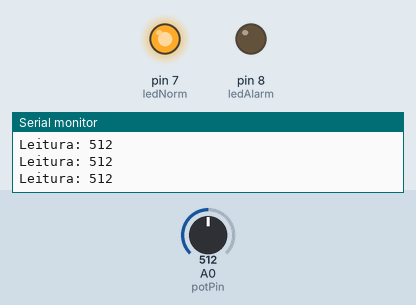
A sketch run on a simulated Arduino Uno, built with avr-gcc and run on an emulated ATmega328P. On the bench: output pins drawn as LEDs (lit = HIGH), the last lines printed to the serial monitor. Dashed ring = blinking. The test bench sets the inputs (shaded band); at power-on: A0 (potPin) = 512.

Above: at 1.2 s.
1.3 s: A0 (potPin) set to 785
2.8 s: A0 (potPin) set to 812
At 2.98 s:
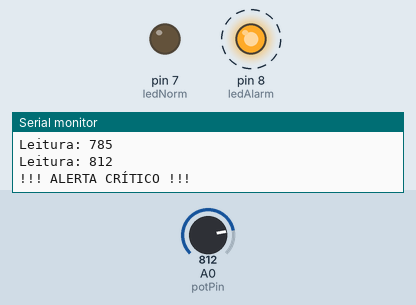
5.8 s: A0 (potPin) set to 790
At 6.5 s:
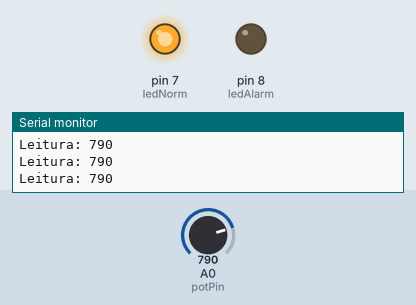
7.3 s: A0 (potPin) set to 810
At 7.53 s:
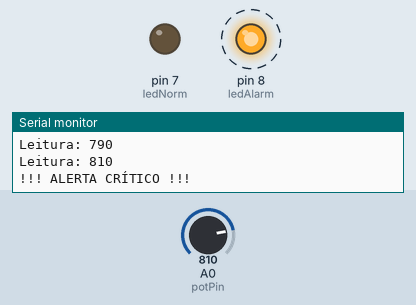
Timing chart, 0 to 11.3 s (numbered marks = the images above; inputs shaded):
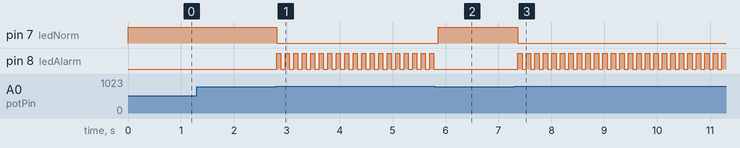

Measured:
- the behaviour switches between 800 and 801 on A0 (potPin) (found by bisection; images 0 and 1)
- after the input at 2.8 s, pin 7 (ledNorm): HIGH → LOW at once; pin 8 (ledAlarm): alternates HIGH for 0.08 s and LOW for 0.08 s, starting at once
- after the input at 5.8 s, pin 7 (ledNorm): LOW → HIGH after 0.06 s; pin 8 (ledAlarm): stops changing and stays LOW
- after the input at 7.3 s, pin 7 (ledNorm): HIGH → LOW after 0.07 s; pin 8 (ledAlarm): alternates HIGH for 0.08 s and LOW for 0.08 s, starting after 0.07 s

The sketch:

exercicio16.2.INO.ino
```cpp
const int potPin   = A0;
const int ledNorm  = 7;
const int ledAlarm = 8;
const int LIMITE_CRITICO = 800;

void setup() {
  pinMode(ledNorm,  OUTPUT);
  pinMode(ledAlarm, OUTPUT);
  Serial.begin(9600);
}

void loop() {
  int leitura = analogRead(potPin);

  Serial.print("Leitura: "); Serial.println(leitura);

  if (leitura > LIMITE_CRITICO) {

    digitalWrite(ledNorm, LOW);
    digitalWrite(ledAlarm, HIGH); delay(80);
    digitalWrite(ledAlarm, LOW);  delay(80);
    Serial.println("!!! ALERTA CRÍTICO !!!");
  } else {

    digitalWrite(ledNorm,  HIGH);
    digitalWrite(ledAlarm, LOW);
    delay(100);
  }
}
```
